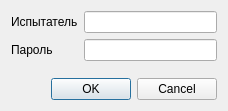
<?xml version="1.0" encoding="UTF-8"?>
<ui version="4.0">
 <class>Login</class>
 <widget class="QDialog" name="Login">
  <property name="geometry">
   <rect>
    <x>0</x>
    <y>0</y>
    <width>228</width>
    <height>111</height>
   </rect>
  </property>
  <property name="windowTitle">
   <string>Испытатель</string>
  </property>
  <layout class="QVBoxLayout" name="verticalLayout">
   <item>
    <layout class="QFormLayout" name="formLayout">
     <item row="0" column="0">
      <widget class="QLabel" name="l_login">
       <property name="text">
        <string>Испытатель</string>
       </property>
      </widget>
     </item>
     <item row="0" column="1">
      <widget class="QLineEdit" name="User"/>
     </item>
     <item row="1" column="0">
      <widget class="QLabel" name="l_password">
       <property name="text">
        <string>Пароль</string>
       </property>
      </widget>
     </item>
     <item row="1" column="1">
      <widget class="QLineEdit" name="Pass"/>
     </item>
    </layout>
   </item>
   <item>
    <widget class="QDialogButtonBox" name="buttonBox">
     <property name="orientation">
      <enum>Qt::Horizontal</enum>
     </property>
     <property name="standardButtons">
      <set>QDialogButtonBox::Cancel|QDialogButtonBox::Ok</set>
     </property>
    </widget>
   </item>
  </layout>
 </widget>
 <resources/>
 <connections>
  <connection>
   <sender>buttonBox</sender>
   <signal>accepted()</signal>
   <receiver>Login</receiver>
   <slot>accept()</slot>
   <hints>
    <hint type="sourcelabel">
     <x>248</x>
     <y>254</y>
    </hint>
    <hint type="destinationlabel">
     <x>157</x>
     <y>274</y>
    </hint>
   </hints>
  </connection>
  <connection>
   <sender>buttonBox</sender>
   <signal>rejected()</signal>
   <receiver>Login</receiver>
   <slot>reject()</slot>
   <hints>
    <hint type="sourcelabel">
     <x>316</x>
     <y>260</y>
    </hint>
    <hint type="destinationlabel">
     <x>286</x>
     <y>274</y>
    </hint>
   </hints>
  </connection>
 </connections>
</ui>
